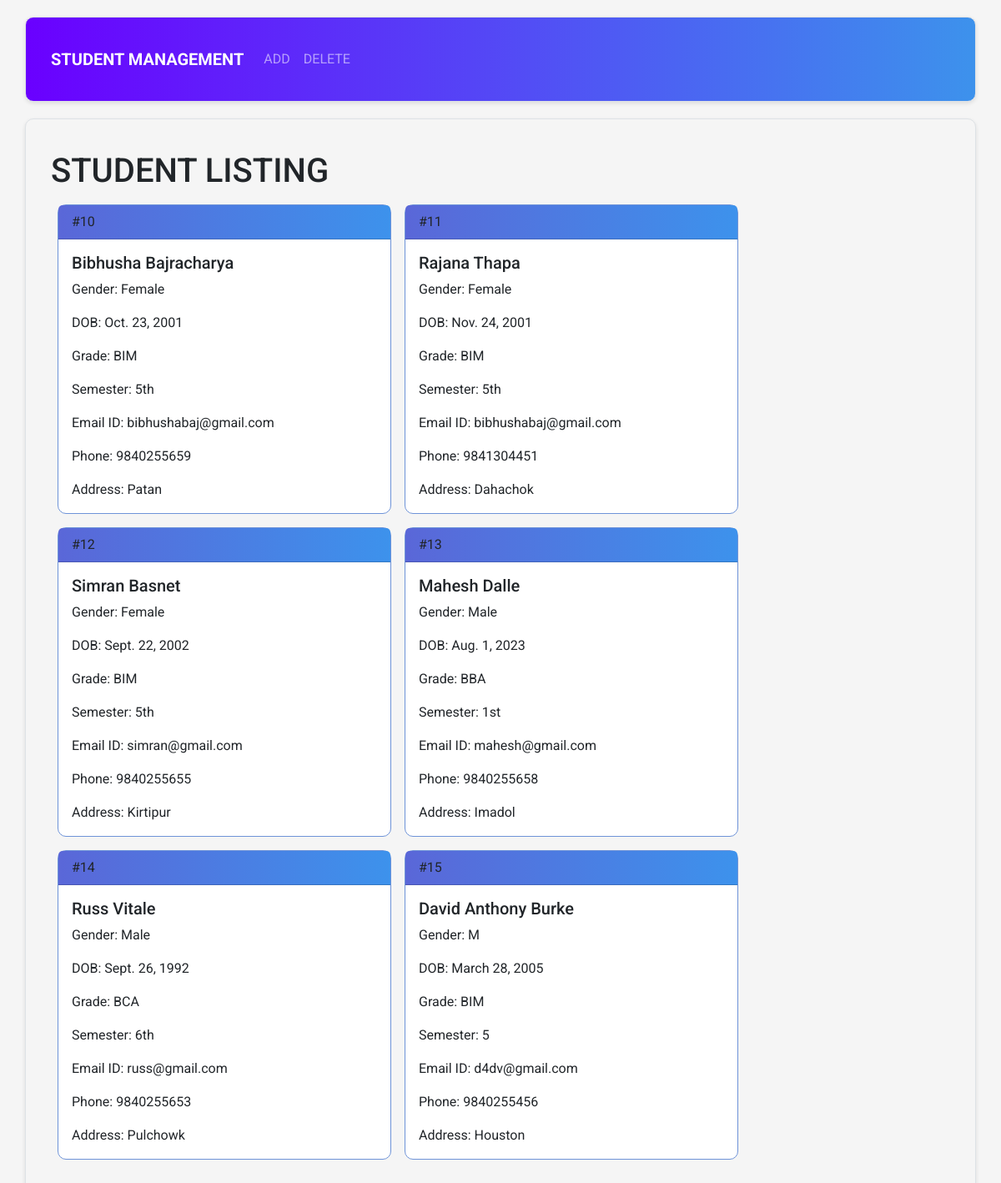
The page / on the database its author committed.
### students/models.py (models this page shows, shortened)
class Student(models.Model):
    GENDER_CHOICES = [
        ('M', 'Male'),
        ('F', 'Female'),
        ('O', 'Other'),
    ]
    SEMESTER_CHOICES = [
        ('1', '1st Semester'),
        ('2', '2nd Semester'),
        ('3', '3rd Semester'),
        ('4', '4th Semester'),
        ('5', '5th Semester'),
        ('6', '6th Semester'),
        ('7', '7th Semester'),
        ('8', '8th Semester'),
    ]
    GRADE_CHOICES = [
        ('BIM', 'Bachelor of Information Management'),
        ('BBM', 'Bachelor of Business Management'),
        ('BBA', 'Bachelor of Business Administration'),
        ('BCA', 'Bachelor of Computer Applications'),
        ('CSIT', 'Bachelor of Computer Science and Information Technology'),
    ]
    name = models.CharField(max_length=100)
    gender = models.CharField(max_length=1, choices=GENDER_CHOICES)
    dob = models.DateField()
    grade = models.CharField(max_length=4, choices=GRADE_CHOICES)
    semester = models.CharField(max_length=1, choices=SEMESTER_CHOICES)
    emailid = models.EmailField()
    phone = models.BigIntegerField()
    address = models.CharField(max_length=100)

### students/views.py (the view)
# urls.py: path('',views.listing, name='listing'),
def listing(request):
    students = models.Student.objects.all()
    return render(request,'list.html',{"students":students})

### students/templates/list.html
{% extends 'base.html' %} {% block content %}
<div class="container">
  <h1 class="my-2">STUDENT LISTING</h1>
  <div class="d-flex flex-wrap">
  {% for i in students %}
  <div class="card m-2" style="width: 25rem; border: 1px solid #6e93d8; border-radius: 10px;">
    <div class="card-header" style="background: linear-gradient(to right, #5a67d8, #3d92ec);">
      #{{i.id}}
    </div>
      <div class="card-body">
        <h5 class="card-title">{{i.name}} </h5>
        <p class="card-text">Gender: {{i.gender}}</p>
        <p class="card-text">DOB: {{i.dob}}</p>
        <p class="card-text">Grade: {{i.grade}}</p>
        <p class="card-text">Semester: {{i.semester}}</p>
        <p class="card-text">Email ID: {{i.emailid}}</p>
        <p class="card-text">Phone: {{i.phone}}</p>
        <p class="card-text">Address: {{i.address}}</p>
      </div>
  </div>
{% endfor %}
  </div>
</div>
{% endblock %}

### students/templates/base.html (shortened to what this page needs)
<!DOCTYPE html>
<html lang="en">
<head>
    <link href="https://cdn.jsdelivr.net/npm/bootstrap@5.3.1/dist/css/bootstrap.min.css" rel="stylesheet">
</head>
<body>
    <nav class="container navbar navbar-expand-lg navbar-dark" style="background: linear-gradient(to right, #6a00ff, #3d92ec);">
        <a class="navbar-brand" href="{% url 'students:listing' %}">STUDENT MANAGEMENT</a>
        <div class="collapse navbar-collapse" id="navbarNavAltMarkup">
          <div class="navbar-nav">
            <a class="nav-item nav-link" href="{% url 'students:add' %}">ADD</a>
         </div>
         <div class="navbar-nav">
            <a class="nav-item nav-link" href="{% url 'students:delete' %}">DELETE</a>
         </div>
        </div>
      </nav>
    {% block content %}
    {% endblock %}
</body>
</html>

### students/templates/base.html (style rules this page uses)
body { font-family: 'Roboto', sans-serif; background-color: #f5f5f5; }
.navbar-brand { color: white; font-weight: bold; }
.container { padding: 30px; border: 1px solid #dee2e6; border-radius: 10px; background-color: #f5f5f5; box-shadow: 0px 2px 5px rgba(0, 0, 0, 0.1); margin-top: 20px; }

### rows shown on the page
Student: id "10", name "Bibhusha Bajracharya", gender "Female", dob "Oct. 23, 2001", grade "BIM", semester "5th", emailid "bibhushabaj@gmail.com", phone "9840255659", address "Patan"
Student: id "11", name "Rajana Thapa", gender "Female", dob "Nov. 24, 2001", grade "BIM", semester "5th", emailid "bibhushabaj@gmail.com", phone "9841304451", address "Dahachok"
Student: id "12", name "Simran Basnet", gender "Female", dob "Sept. 22, 2002", grade "BIM", semester "5th", emailid "simran@gmail.com", phone "9840255655", address "Kirtipur"
Student: id "13", name "Mahesh Dalle", gender "Male", dob "Aug. 1, 2023", grade "BBA", semester "1st", emailid "mahesh@gmail.com", phone "9840255658", address "Imadol"
Student: id "14", name "Russ Vitale", gender "Male", dob "Sept. 26, 1992", grade "BCA", semester "6th", emailid "russ@gmail.com", phone "9840255653", address "Pulchowk"
Student: id "15", name "David Anthony Burke", gender "M", dob "March 28, 2005", grade "BIM", semester "5", emailid "d4dv@gmail.com", phone "9840255456", address "Houston"
